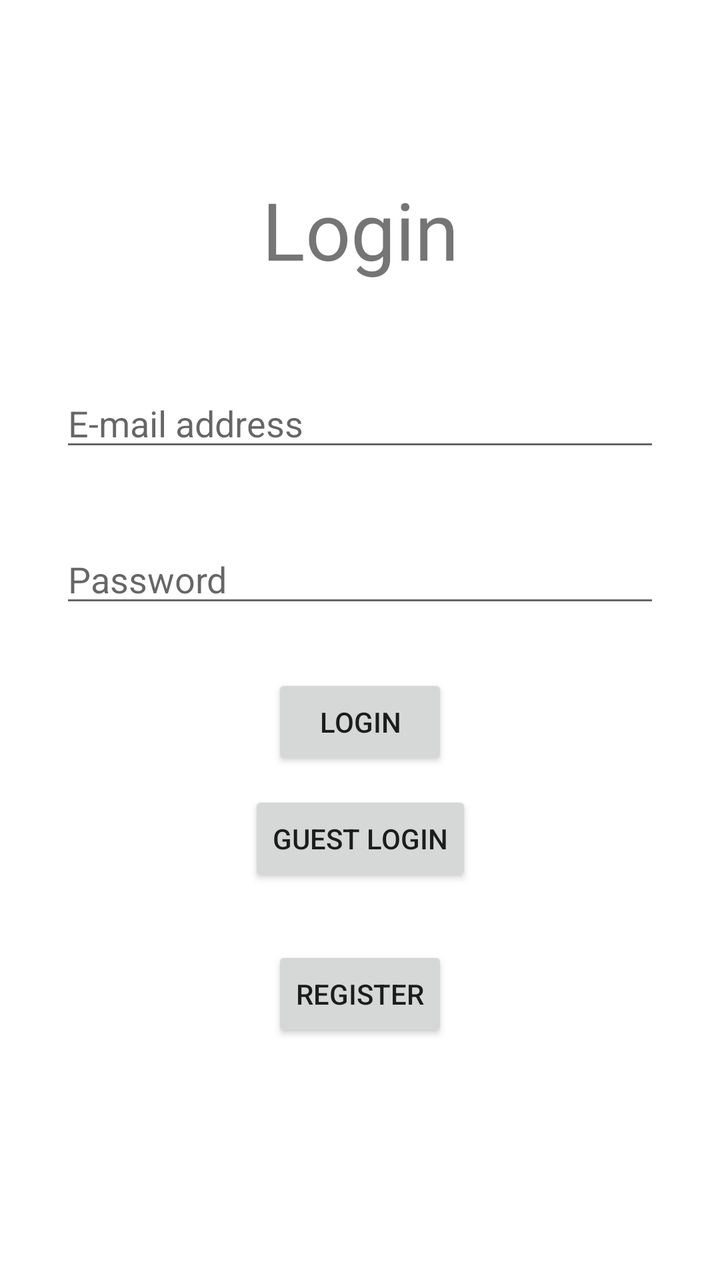
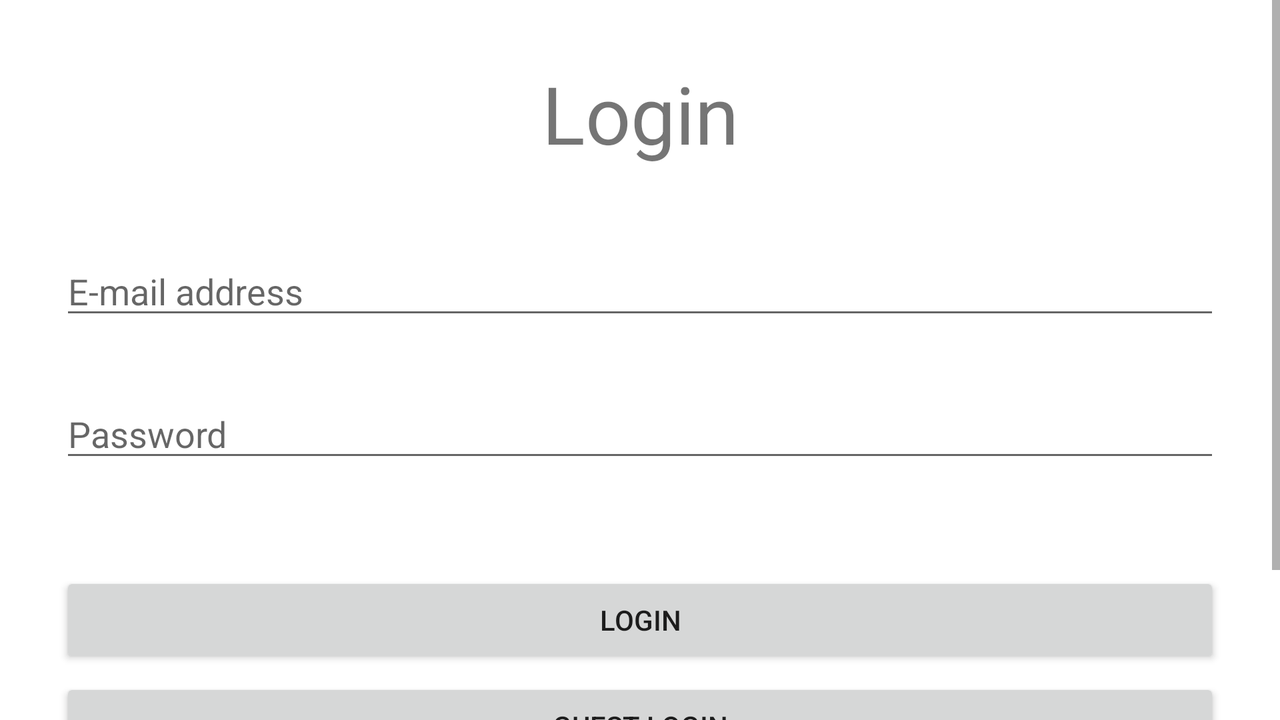

An Android layout and its configuration variant, each rendered on a device that would load it. The default file and the variant file are quoted in full after the pictures.
<!-- AndroidManifest.xml: application theme Theme.MobilAlkProject -->
<!-- res/layout/activity_main.xml -->
<?xml version="1.0" encoding="utf-8"?>
<androidx.constraintlayout.widget.ConstraintLayout xmlns:android="http://schemas.android.com/apk/res/android"
    xmlns:app="http://schemas.android.com/apk/res-auto"
    xmlns:tools="http://schemas.android.com/tools"
    android:layout_width="match_parent"
    android:layout_height="match_parent"
    tools:context=".MainActivity">

    <TextView
        android:layout_width="match_parent"
        android:layout_height="wrap_content"
        android:text="@string/login_text"
        android:textSize="40dp"
        android:textAlignment="center"
        app:layout_constraintBottom_toBottomOf="parent"
        app:layout_constraintTop_toTopOf="parent"
        app:layout_constraintVertical_bias="0.15"
        />

    <EditText
        android:id="@+id/editTextEmail"
        android:layout_width="match_parent"
        android:layout_height="wrap_content"
        android:ems="10"
        android:hint="@string/e_mail_address"
        android:inputType="textEmailAddress"
        android:layout_marginHorizontal="30dp"
        app:layout_constraintBottom_toBottomOf="parent"
        app:layout_constraintTop_toTopOf="parent"
        app:layout_constraintVertical_bias="0.316" />


    <EditText
        android:id="@+id/editTextPassword"
        android:layout_width="match_parent"
        android:layout_height="wrap_content"
        android:ems="10"
        android:hint="@string/password"
        android:inputType="textPassword"
        android:layout_marginHorizontal="30dp"
        app:layout_constraintBottom_toBottomOf="parent"
        app:layout_constraintTop_toBottomOf="@+id/editTextEmail"
        app:layout_constraintVertical_bias="0.1" />

    <Button
        android:id="@+id/loginButton"
        android:layout_width="wrap_content"
        android:layout_height="wrap_content"
        android:text="@string/login"
        android:onClick="loginEmail"
        app:layout_constraintBottom_toBottomOf="parent"
        app:layout_constraintEnd_toEndOf="parent"
        app:layout_constraintStart_toStartOf="parent"
        app:layout_constraintTop_toBottomOf="@+id/editTextPassword"
        app:layout_constraintVertical_bias="0.1" />

    <Button
        android:id="@+id/loginButton2"
        android:layout_width="wrap_content"
        android:layout_height="wrap_content"
        android:onClick="loginGuest"
        android:text="@string/guest_login"
        app:layout_constraintBottom_toBottomOf="parent"
        app:layout_constraintEnd_toEndOf="parent"
        app:layout_constraintStart_toStartOf="parent"
        app:layout_constraintTop_toBottomOf="@+id/loginButton"
        app:layout_constraintVertical_bias="0.05" />

    <Button
        android:id="@+id/registerButton"
        android:layout_width="wrap_content"
        android:layout_height="wrap_content"
        android:text="@string/register"
        android:onClick="register"
        app:layout_constraintBottom_toBottomOf="parent"
        app:layout_constraintEnd_toEndOf="parent"
        app:layout_constraintStart_toStartOf="parent"
        app:layout_constraintTop_toBottomOf="@+id/loginButton2"
        app:layout_constraintVertical_bias="0.2" />
</androidx.constraintlayout.widget.ConstraintLayout>
<!-- resources referenced by this layout -->
<resources>
  <string name="e_mail_address">E-mail address</string>
  <string name="guest_login">guest login</string>
  <string name="login">login</string>
  <string name="login_text">Login</string>
  <string name="password">Password</string>
  <string name="register">register</string>
  <style name="Theme.MobilAlkProject" parent="Theme.MaterialComponents.DayNight.DarkActionBar">
          
          <item name="colorPrimary">@color/purple_500</item>
          <item name="colorPrimaryVariant">@color/purple_700</item>
          <item name="colorOnPrimary">@color/white</item>
          
          <item name="colorSecondary">@color/teal_200</item>
          <item name="colorSecondaryVariant">@color/teal_700</item>
          <item name="colorOnSecondary">@color/black</item>
          
          <item name="android:statusBarColor" tools:targetApi="l">?attr/colorPrimaryVariant</item>
          
      </style>
</resources>
<!-- res/layout-land/activity_main.xml (the author's variant of the layout above) -->
<!-- drawn on the phone turned sideways -->
<?xml version="1.0" encoding="utf-8"?>
<LinearLayout
    xmlns:android="http://schemas.android.com/apk/res/android"
    xmlns:app="http://schemas.android.com/apk/res-auto"
    xmlns:tools="http://schemas.android.com/tools"
    android:layout_width="match_parent"
    android:layout_height="match_parent"
    tools:context=".MainActivity"
    android:orientation="vertical">

    <ScrollView
        android:layout_width="match_parent"
        android:layout_height="wrap_content">
        <LinearLayout
            android:layout_width="match_parent"
            android:layout_height="match_parent"
            android:orientation="vertical">

            <TextView
                android:layout_width="match_parent"
                android:layout_height="wrap_content"
                android:text="@string/login_text"
                android:textSize="40dp"
                android:layout_marginTop="30dp"
                android:textAlignment="center"
                />

            <EditText
                android:id="@+id/editTextEmail"
                android:layout_width="match_parent"
                android:layout_height="wrap_content"
                android:ems="10"
                android:hint="@string/e_mail_address"
                android:inputType="textEmailAddress"
                android:layout_marginTop="40dp"
                android:layout_marginHorizontal="30dp" />

            <EditText
                android:id="@+id/editTextPassword"
                android:layout_width="match_parent"
                android:layout_height="wrap_content"
                android:ems="10"
                android:hint="@string/password"
                android:inputType="textPassword"
                android:layout_marginTop="30dp"
                android:layout_marginHorizontal="30dp" />

            <Button
                android:id="@+id/loginButton"
                android:layout_width="match_parent"
                android:layout_height="wrap_content"
                android:text="@string/login"
                android:layout_marginTop="50dp"
                android:layout_marginRight="30dp"
                android:layout_marginLeft="30dp"
                android:onClick="loginEmail"/>

            <Button
                android:id="@+id/loginButton2"
                android:layout_width="match_parent"
                android:layout_height="wrap_content"
                android:onClick="loginGuest"
                android:layout_marginTop="5dp"
                android:layout_marginRight="30dp"
                android:layout_marginLeft="30dp"
                android:text="@string/guest_login"/>

            <Button
                android:id="@+id/registerButton"
                android:layout_width="match_parent"
                android:layout_height="wrap_content"
                android:text="@string/register"
                android:layout_marginTop="20dp"
                android:layout_marginRight="30dp"
                android:layout_marginLeft="30dp"
                android:onClick="register"/>
        </LinearLayout>
    </ScrollView>
</LinearLayout>
